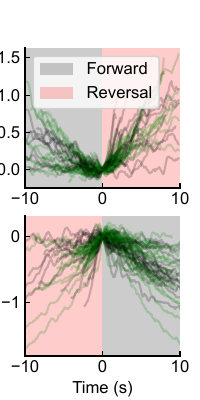

Write the Python code that produced this figure.
#%%
import numpy as np
import matplotlib.pyplot as plt
plt.rcParams['pdf.fonttype'] = 42
plt.rcParams['ps.fonttype'] = 42
plt.rcParams['font.family'] = 'Arial'
plt.rcParams['font.size'] = 12
import scipy.signal
import glob
#%%

def extract_reversal_Ca2(folder,dt,before_s=10):
    # curvature = np.loadtxt(folder + '/curvature.csv')
    forwards = np.loadtxt(folder + '/forward.csv', delimiter=',') # (N,2) forward intervals
    if len(forwards.shape) == 1:
        forwards = forwards.reshape(1,2)
    forwards = forwards.astype(np.int32)
    reversals = np.loadtxt(folder + '/reversal.csv', delimiter=',') # (N,2) reversal intervals
    if len(reversals.shape) == 1:
        reversals = reversals.reshape(1,2)
    reversals = reversals.astype(np.int32)
    RMDD = np.loadtxt(folder + '/RMDD.csv', delimiter=',')
    RMDV = np.loadtxt(folder + '/RMDV.csv', delimiter=',')
    RMDD_seg_fw_bw_ls = []
    RMDV_seg_fw_bw_ls = []
    time_fw_bw_ls = []
    RMDD_seg_bw_fw_ls = []
    RMDV_seg_bw_fw_ls = []
    time_bw_fw_ls = []

    print('forwards:',forwards)
    print('reversals:',reversals)

    for reversal in reversals:
        # find nested forward before the reversal
        try:
            forward = forwards[np.where(forwards[:,1] <= reversal[0])][-1]
        except:
            continue
        start = max(forward[0],reversal[0] - int(before_s//dt))
        zero = reversal[0]
        end = zero + min(int(before_s//dt), reversal[1] - reversal[0])
        print(start,zero,end)
        time = np.arange(start,end)*dt
        time = time - time[zero-start]
        RMDD_seg = RMDD[start:end] - RMDD[zero]
        RMDV_seg = RMDV[start:end] - RMDV[zero]

        RMDD_seg_fw_bw_ls.append(RMDD_seg)
        RMDV_seg_fw_bw_ls.append(RMDV_seg)
        time_fw_bw_ls.append(time)

    for reversal in reversals:
        # find nested forward before the reversal
        try:
            forward = forwards[np.where(forwards[:,0] >= reversal[1])][0]
        except:
            continue
        start = max(reversal[0],reversal[1] - int(before_s//dt))
        zero = reversal[1]
        end = zero + min(int(20//dt), forward[1] - forward[0])
        print(start,zero,end)
        time = np.arange(start,end)*dt
        time = time - time[zero-start]
        RMDD_seg = RMDD[start:end] - RMDD[zero]
        RMDV_seg = RMDV[start:end] - RMDV[zero]

        RMDD_seg_bw_fw_ls.append(RMDD_seg)
        RMDV_seg_bw_fw_ls.append(RMDV_seg)
        time_bw_fw_ls.append(time)

    return [RMDD_seg_fw_bw_ls, RMDV_seg_fw_bw_ls, time_fw_bw_ls, RMDD_seg_bw_fw_ls, RMDV_seg_bw_fw_ls, time_bw_fw_ls]

#%%
RMDD_fw_bw_ls = []
RMDV_fw_bw_ls = []
time_fw_bw_ls = []

RMDD_bw_fw_ls = []
RMDV_bw_fw_ls = []
time_bw_fw_ls = []

#%%
folder_ls = ['RMDDV/20240424_50fps_5frames/stk2',
             'RMDDV/20240424_50fps_5frames/stk3']

folder_ls.extend(glob.glob('RMDDV/RMD_DV_new/stk*'))

dt_ls = np.ones(len(folder_ls))*1/50*5
# dt_ls[0] = 1/25*6
#%%
for folder,dt in zip(folder_ls,dt_ls):
    results = extract_reversal_Ca2(folder, dt)
    RMDD_fw_bw_ls.extend(results[0])
    RMDV_fw_bw_ls.extend(results[1])
    time_fw_bw_ls.extend(results[2])
    RMDD_bw_fw_ls.extend(results[3])
    RMDV_bw_fw_ls.extend(results[4])
    time_bw_fw_ls.extend(results[5])


# %%
fig,ax = plt.subplots(2,1,figsize=(2,4),dpi=300)
for i, time in enumerate(time_fw_bw_ls):
    ax[0].plot(time,RMDD_fw_bw_ls[i],'k',alpha=0.2)
    ax[0].plot(time,RMDV_fw_bw_ls[i],'g',alpha=0.2)
ax[0].axvspan(-10,0,color='k',alpha=0.2,label='Forward',lw=0)
ax[0].axvspan(0,10,color='r',alpha=0.2,label='Reversal',lw=0)
for i, time in enumerate(time_bw_fw_ls):
    ax[1].plot(time,RMDD_bw_fw_ls[i],'k',alpha=0.2)
    ax[1].plot(time,RMDV_bw_fw_ls[i],'g',alpha=0.2)
ax[1].axvspan(0,10,color='k',alpha=0.2,label='Forward',lw=0)
ax[1].axvspan(-10,0,color='r',alpha=0.2,label='Reversal',lw=0)
ax[1].set_xlabel('Time (s)')
ax[1].set_ylabel('RMDD/V Ca2+')
ax[0].set_yticks([0,0.5,1,1.5])
# ax[1].set_yticks([0,0.5,1,1.5])
ax[0].set_xlim(-10,10)
ax[1].set_xlim(-10,10)
ax[0].legend()
plt.savefig('RMDDV_fw_bw_align.pdf')

#%% plot mean and std
def calculate_stats_with_truncation(time_series_list, time_list, truncate_length=100,dt=0.1):
    """
    Calculate mean and standard deviation across multiple time series with truncation.
    
    Parameters:
    time_series_list (list): List of 1D numpy arrays or lists, each representing a time series
    truncate_length (int): Maximum length to consider for calculations
    
    Returns:
    tuple: (mean_array, std_array) - numpy arrays of length truncate_length
    """
    # Initialize arrays to store sums and counts
    sum_array = np.zeros(2*truncate_length+1)
    sum_squares = np.zeros(2*truncate_length+1)
    count_array = np.zeros(2*truncate_length+1)
    
    # Process each time series
    for ts,time in zip(time_series_list,time_list):
        # Convert to numpy array if it's not already
        ts = np.array(ts)
        
        # Determine the effective length for this time series
        effective_index_start = max(0, int(round(time[0]/dt))+truncate_length)
        effective_index_end = min(2*truncate_length+1, int(round(time[-1]/dt))+1+truncate_length)
        assert effective_index_end - effective_index_start  == len(ts), f'{effective_index_end} - {effective_index_start}+1 != {len(ts)}'
        # Add values to the sum and count arrays
        sum_array[effective_index_start:effective_index_end] += ts
        sum_squares[effective_index_start:effective_index_end] += ts**2
        count_array[effective_index_start:effective_index_end] += 1
    
    # Avoid division by zero by setting counts of 0 to 1
    count_array[count_array == 0] = 1
    
    # Calculate mean
    mean_array = sum_array / count_array
    
    # Calculate variance: E[X^2] - (E[X])^2
    variance_array = (sum_squares / count_array) - (mean_array**2)
    
    # Calculate standard deviation
    std_array = np.sqrt(variance_array)
    
    return mean_array, std_array

RMDD_fw_bw_mean, RMDD_fw_bw_std = calculate_stats_with_truncation(RMDD_fw_bw_ls, time_fw_bw_ls, truncate_length=100)
RMDV_fw_bw_mean, RMDV_fw_bw_std = calculate_stats_with_truncation(RMDV_fw_bw_ls, time_fw_bw_ls, truncate_length=100)
RMDD_bw_fw_mean, RMDD_bw_fw_std = calculate_stats_with_truncation(RMDD_bw_fw_ls, time_bw_fw_ls, truncate_length=100)
RMDV_bw_fw_mean, RMDV_bw_fw_std = calculate_stats_with_truncation(RMDV_bw_fw_ls, time_bw_fw_ls, truncate_length=100)
time = np.arange(-100,100)*0.1
start = 2
end = len(time) - 2
fig,ax = plt.subplots(2,1,figsize=(2,4),dpi=300)
# for i, time in enumerate(time_fw_bw_ls):
#     ax[0].plot(time,RMDD_fw_bw_ls[i],'k',alpha=0.2)
#     ax[0].plot(time,RMDV_fw_bw_ls[i],'g',alpha=0.2)
color = ['tab:blue','tab:orange']
ax[0].axvspan(-10,0,color='k',alpha=0.2,label='Forward',lw=0)
ax[0].axvspan(0,10,color='r',alpha=0.2,label='Reversal',lw=0)
ax[0].plot(time[start:end],RMDD_fw_bw_mean[start:end],color[0],label='RMDD')
ax[0].fill_between(time[start:end],RMDD_fw_bw_mean[start:end]-RMDD_fw_bw_std[start:end],RMDD_fw_bw_mean[start:end]+RMDD_fw_bw_std[start:end],color=color[0],alpha=0.2)
ax[0].plot(time[start:end],RMDV_fw_bw_mean[start:end],color[1],label='RMDV')
ax[0].fill_between(time[start:end],RMDV_fw_bw_mean[start:end]-RMDV_fw_bw_std[start:end],RMDV_fw_bw_mean[start:end]+RMDV_fw_bw_std[start:end],color=color[1],alpha=0.2)
# for i, time in enumerate(time_bw_fw_ls):
#     ax[1].plot(time,RMDD_bw_fw_ls[i],'k',alpha=0.2)
#     ax[1].plot(time,RMDV_bw_fw_ls[i],'g',alpha=0.2)
ax[1].axvspan(0,10,color='k',alpha=0.2,label='Forward',lw=0)
ax[1].axvspan(-10,0,color='r',alpha=0.2,label='Reversal',lw=0)
ax[1].plot(time[start:end],RMDD_bw_fw_mean[start:end],color[0],label='RMDD')
ax[1].fill_between(time[start:end],RMDD_bw_fw_mean[start:end]-RMDD_bw_fw_std[start:end],RMDD_bw_fw_mean[start:end]+RMDD_bw_fw_std[start:end],color=color[0],alpha=0.2)
ax[1].plot(time[start:end],RMDV_bw_fw_mean[start:end],color[1],label='RMDV')
ax[1].fill_between(time[start:end],RMDV_bw_fw_mean[start:end]-RMDV_bw_fw_std[start:end],RMDV_bw_fw_mean[start:end]+RMDV_bw_fw_std[start:end],color=color[1],alpha=0.2)
ax[1].set_xlabel('Time (s)')
ax[1].set_ylabel('RMDD/V Ca2+')
ax[0].set_yticks([0,0.5,1,1.5])
# ax[1].set_yticks([0,0.5,1,1.5])
ax[0].set_xlim(-10,10)
ax[1].set_xlim(-10,10)
# ax[0].legend()
plt.savefig('RMDDV_fw_bw_align.pdf')

# %%
correlation_fw_bw_ls = []
lag_fw_bw_ls = []
for i in range(len(RMDD_fw_bw_ls)):
    s1 = RMDD_fw_bw_ls[i] - RMDD_fw_bw_ls[i].mean()
    s2 = RMDV_fw_bw_ls[i] - RMDV_fw_bw_ls[i].mean()
    correlation = scipy.signal.correlate(s1,s2,mode='same')
    lags = scipy.signal.correlation_lags(len(s1), len(s2), mode='same').astype(np.int32)
    correlation_fw_bw_ls.append(correlation/np.linalg.norm(s1)/np.linalg.norm(s2))
    dt = time_fw_bw_ls[i][1] - time_fw_bw_ls[i][0]
    lag_fw_bw_ls.append(lags*dt)

correlation_bw_fw_ls = []
lag_bw_fw_ls = []
for i in range(len(RMDD_bw_fw_ls)):
    s1 = RMDD_bw_fw_ls[i] - RMDD_bw_fw_ls[i].mean()
    s2 = RMDV_bw_fw_ls[i] - RMDV_bw_fw_ls[i].mean()
    correlation = scipy.signal.correlate(s1,s2,mode='same')
    lags = scipy.signal.correlation_lags(len(s1), len(s2), mode='same').astype(np.int32)
    correlation_bw_fw_ls.append(correlation/np.linalg.norm(s1)/np.linalg.norm(s2))
    dt = time_bw_fw_ls[i][1] - time_bw_fw_ls[i][0]
    lag_bw_fw_ls.append(lags*dt)

fig,ax = plt.subplots(1,1,figsize=(2,2),dpi=300)
for i, time in enumerate(time_fw_bw_ls):
    ax.plot(lag_fw_bw_ls[i],correlation_fw_bw_ls[i],'k',alpha=0.5)
for i, time in enumerate(time_bw_fw_ls):
    ax.plot(lag_bw_fw_ls[i],correlation_bw_fw_ls[i],'b',alpha=0.5)
ax.set_xlabel('Lags (s)')
ax.set_ylabel('RMDD * RMDV')
ax.set_xlim(-3,3)
plt.savefig('RMDDV_fw_bw_cross_corr_align.pdf')
plt.show()
# %%
corr_max_ls = [corr.max() for corr in correlation_fw_bw_ls]
print(np.argmax(corr_max_ls))

# %%
